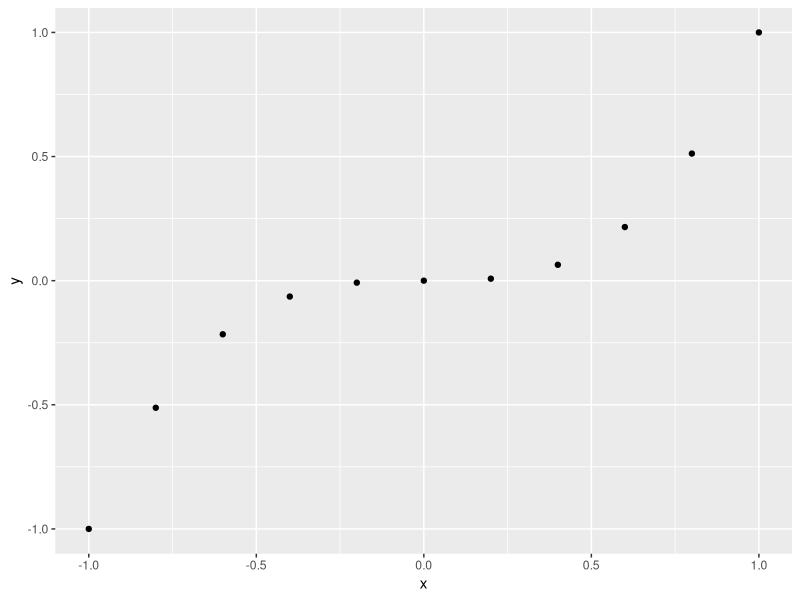
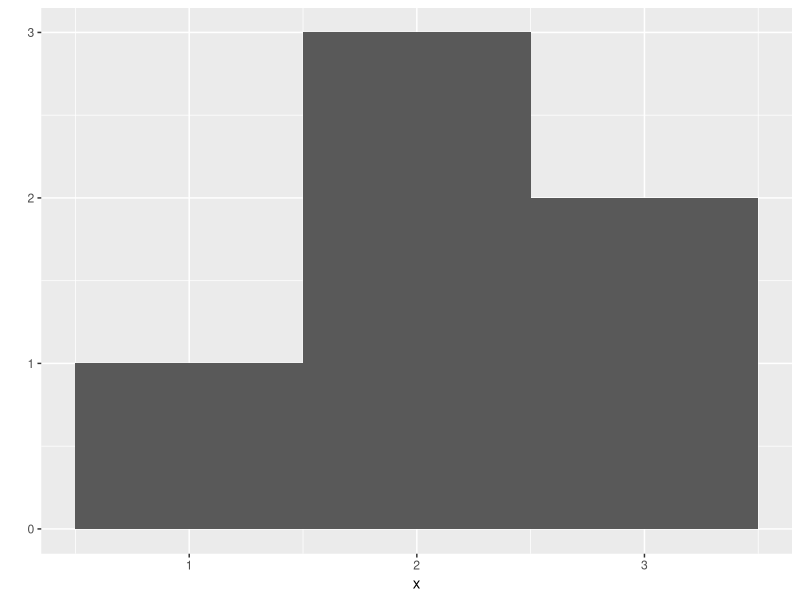
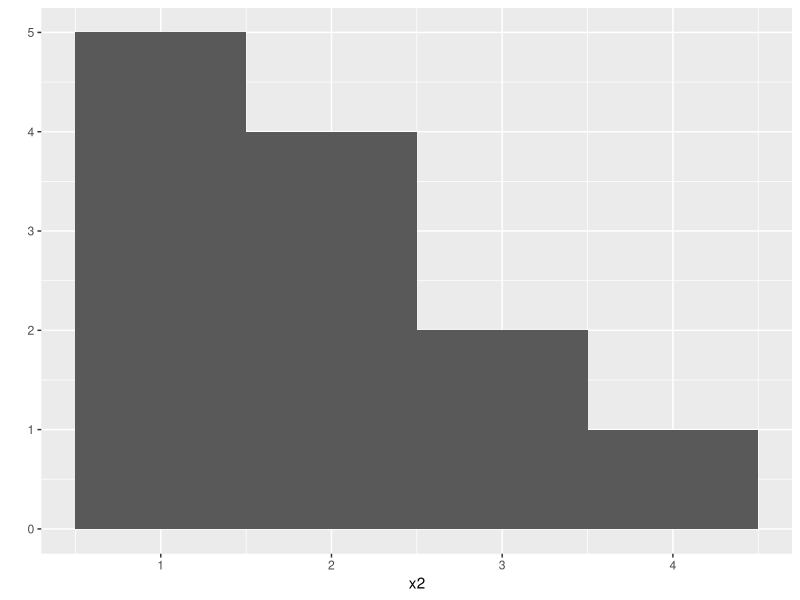
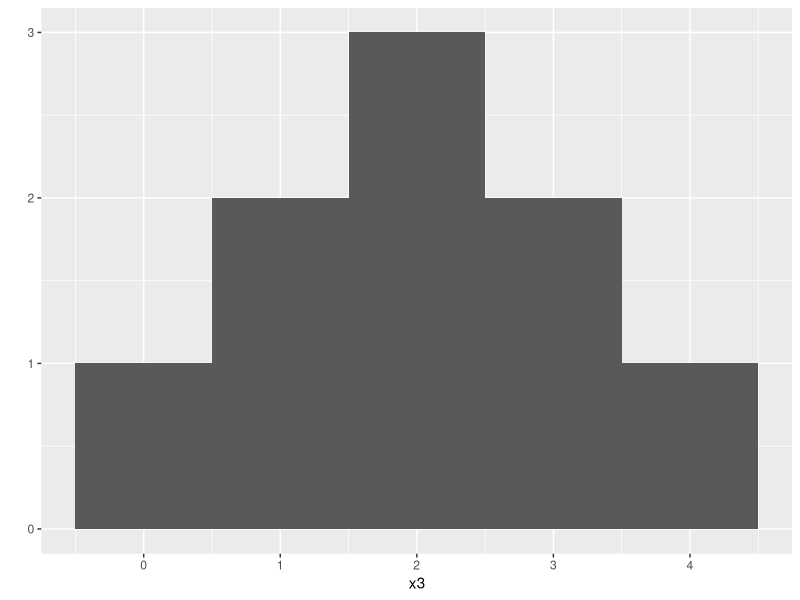
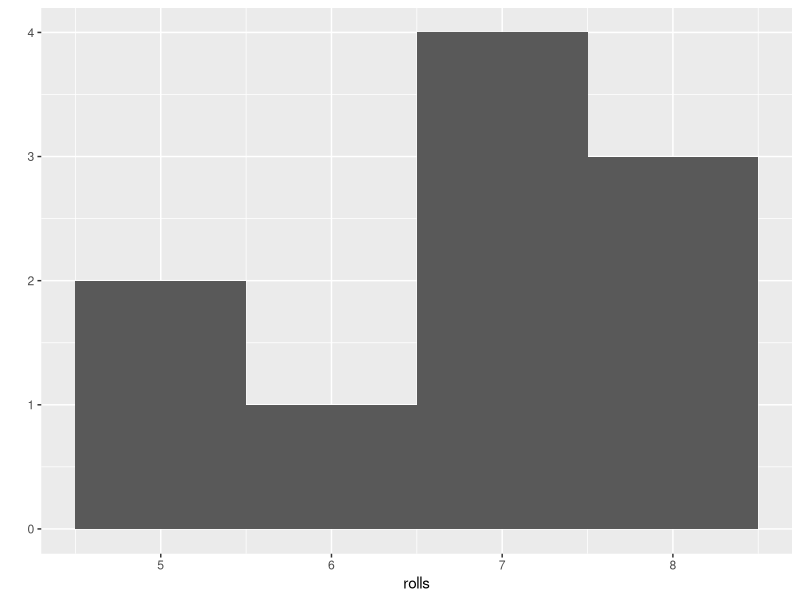
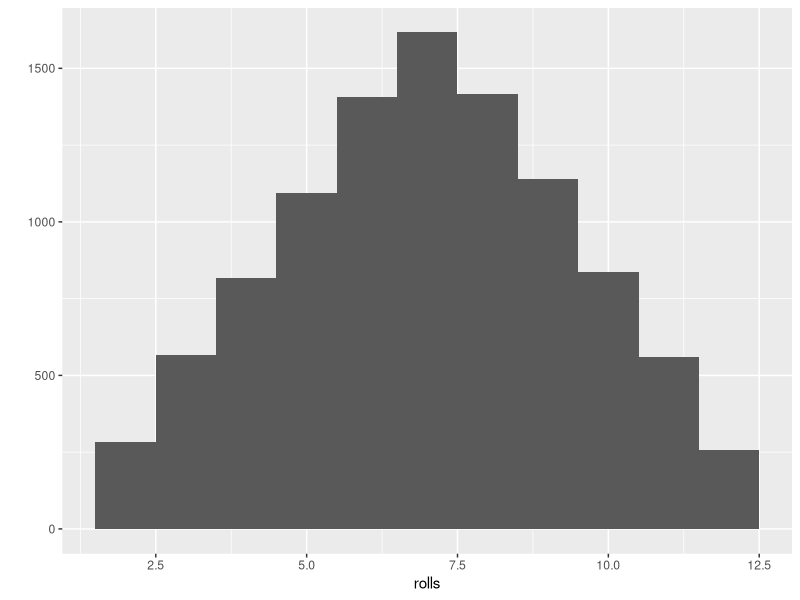

Write the R code that produced these figures, in order.
## ---- chunk 1
knitr::opts_chunk$set(echo = TRUE)
## ---- chunk 2
# use <- to assign the value of 1 to the object 'a'
a <- 1
# then test it
a + 2
# the output of the expression evaluated (a + 2) is displayed in the box above
# note the use of the pound sign (#) at the start of a line lets me annotate the code
## ---- chunk 3
# create an object, die, that is a sequence of numbers from 1 to 6, using ':'
die <- 1:6
die
## ---- chunk 4
Name <- 1
name <- 0

name + 1
## ---- chunk 5
my_number <- 1
my_number

my_number <- 999
my_number
## ---- chunk 6
ls()
## ---- chunk 7
# rm(list=ls())
## ---- chunk 8
die - 1
die / 2
die * die
## ---- chunk 9
die + 1:2
## ---- chunk 10
die + 1:4
## ---- chunk 11
die %*% die # inner
die %o% die # outer
## ---- chunk 12
round(3.1415)
factorial(3)
## ---- chunk 13
mean(1:6) # raw data
mean(die) # an R object
round(mean(die)) # of even the result of another function
## ---- chunk 14
sample(x = 1:6, size = 2)
## ---- chunk 15
sample(x = die, size = 1)

## ---- chunk 16
sample(x = die, size = 1)
## ---- chunk 17
sample(die, 1)
## ---- chunk 18
# round(3.1415, corners = 2) # running this without the # sign will cause an error
# this is because the function round() does not use the argument 'corners'
## ---- chunk 19
args(round) 
# the output shows that the digits argument has a default value of zero, which rounds to the nearest integer
## ---- chunk 20
round(3.1415, digits = 2)
## ---- chunk 21
sample(die, 1) # here, R automatically matches the value 1 to the argument 'size'
## ---- chunk 22
sample(size = 1, x = die) 
## ---- chunk 23
sample(die, size = 2)
## ---- chunk 24
sample(die, size = 2) 
sample(die, size = 2)  
sample(die, size = 2)  
## ---- chunk 25
sample(die, size = 2, replace = TRUE) 
## ---- chunk 26
dice <- sample(die, size = 2, replace = TRUE)
dice
sum(dice)
## ---- chunk 27
dice
dice # it gives the same result as originally output 
## ---- chunk 28
roll <- function() { # this line contains the function name (roll) and the parentheses contain the argument (here, there are none)
  die <- 1:6
  dice <- sample(die, size = 2, replace = TRUE)
  sum(dice) # these three lines within the pair of braces contain the function's body of code. The indentations are only for clarity.
}
## ---- chunk 29
roll()
## ---- chunk 30
dice
1 + 1
sqrt(2)
## ---- chunk 31
dice <- sample(die, size = 2, replace = TRUE)
two <- 1 + 1
a <- sqrt(2)
## ---- chunk 32
# roll2 <- function() {
#   dice <- sample(bones, size = 2, replace = TRUE)
#   sum(dice)
# }
# 
# roll2()
## ---- chunk 33
roll2 <- function(bones) {
  dice <- sample(bones, size = 2, replace = TRUE)
  sum(dice)
}
## ---- chunk 34
roll2(bones = 1:6)
## ---- chunk 35
roll2(1:6)
## ---- chunk 36
roll2 <- function(bones = 1:6) {
  dice <- sample(bones, size = 2, replace = TRUE)
  sum(dice)
}
## ---- chunk 37
roll2()
## ---- chunk 38
die <- 1:6
dice <- sample(die, size = 2, replace = TRUE)
sum(dice)
## ---- chunk 39
roll <- function() {
  die <- 1:6
  dice <- sample(die, size = 2, replace = TRUE)
  sum(dice)
}
## ---- chunk 40
# install.packages("ggplot2")
## ---- chunk 41
# qplot
# will give an error if you remove the # sign
## ---- chunk 42
library("ggplot2")
## ---- chunk 43
qplot
## ---- chunk 44
x <- c(-1, -0.8, -0.6, -0.4, -0.2, 0, 0.2, 0.4, 0.6, 0.8, 1)
x
## ---- chunk 45
y <- c(x^3)
y
## ---- chunk 46
qplot(x, y)
## ---- chunk 47
x <- c(1, 2, 2, 2, 3, 3)
qplot(x, binwidth = 1)
## ---- chunk 48
x2 <- c(1, 1, 1, 1, 1, 2, 2, 2, 2, 3, 3, 4)
qplot(x2, binwidth = 1)
## ---- chunk 49
x3 <- c(0, 1, 1, 2, 2, 2, 3, 3, 4)
qplot(x3, binwidth = 1)
## ---- chunk 50
replicate(3, 1 + 1)
## ---- chunk 51
rolls <- replicate(10, roll())
qplot(rolls, binwidth = 1)
## ---- chunk 52
rolls <- replicate(10000, roll())
qplot(rolls, binwidth = 1)
## ---- chunk 53
?sqrt
?log10
?sample
## ---- chunk 54
??log
## ---- chunk 55
?sample
